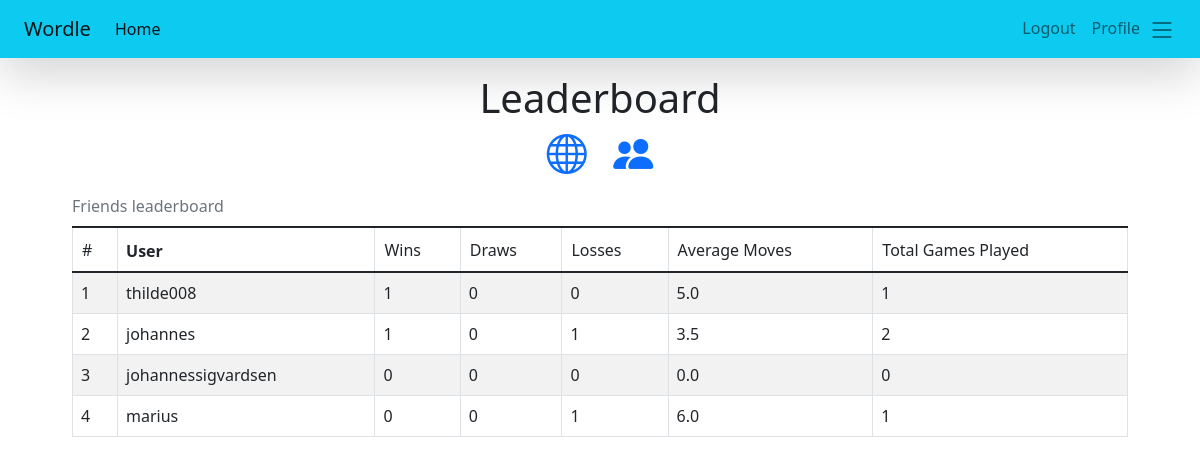
/accounts/leaderboard/friends (signed in), run on the app's committed database.
### accounts/models.py (models this page shows, shortened)
class Profile(models.Model):
    user = models.OneToOneField(settings.AUTH_USER_MODEL, on_delete=models.CASCADE, related_name='profile_user')
    wins = models.IntegerField(default=0, name="wins")
    draws = models.IntegerField(default=0, name="draws")
    losses = models.IntegerField(default=0, name="losses")
    total_guesses = models.IntegerField(default=0, name="total_guesses")
    total_games = models.IntegerField(default=0, name="total_games")
    av_moves = models.FloatField(default=0, name='av_moves')
    def __str__(self):
        return(self.user.username)

### accounts/views.py (the view)
# urls.py: path('leaderboard/<str:leaderboard_type>', views.leaderboard, name='leaderboard'),
@login_required
def leaderboard(request, leaderboard_type="global"):
    if leaderboard_type == "friends":
        user = request.user
        friends = FriendList.objects.get(user=user).friends.all()
        profiles = Profile.objects.filter(user__in = friends)
        user_profile = Profile.objects.filter(user=request.user)
        profiles = profiles.union(user_profile).order_by('-wins')
        counter = itertools.count(1)
        stats = [[user.wins, user.draws, user.losses, user, next(counter), user.av_moves, user.total_games] for user in profiles]
        type_ = "Friends"
    elif leaderboard_type == "global":
        counter = itertools.count(1)
        profiles = Profile.objects.all().order_by('-wins')
        stats = [[user.wins, user.draws, user.losses, user, next(counter), user.av_moves, user.total_games] for user in profiles]
        type_ = "Global"
    context = {
        'profiles': profiles,
        'stats': stats,
        'type': type_
        }
    return render(request, 'leaderboard.html', context)

### templates/leaderboard.html (shortened to what this page needs)
{% extends 'base.html' %}
{% block content %}
<div class="text-center">
    <h1>Leaderboard<h1>
            <a href="{% url 'leaderboard' leaderboard_type='global'%}"><i class="bi bi-globe mx-2"></i></a>
            <a href="{% url 'leaderboard' leaderboard_type='friends'%}"><i class="bi bi-people-fill mx-2"></i></a>
</div>
<div class="d-flex p-4 justify-content-center pt-0">
    <div class="col mx-5">
        <table class="table table-hover table-bordered table-striped caption-top" id="table">
            <caption>{{type}} leaderboard</caption>
            <thead>
                <th scope="col" onclick="sortTable(0)"><a class="btn p-0 m-0">#</a></th>
                <th scope="col" onclick="sortTable(1)"><a>User</a></th>
                <th scope="col" onclick="sortTable(2)"><a class="btn p-0 m-0">Wins</a></th>
                <th scope="col" onclick="sortTable(3)"><a class="btn p-0 m-0">Draws</a></th>
                <th scope="col" onclick="sortTable(4)"><a class="btn p-0 m-0">Losses</a></th>
                <th scope="col" onclick="sortTable(5)"><a class="btn p-0 m-0">Average Moves</a></th>
                <th scope="col" onclick="sortTable(6)"><a class="btn p-0 m-0">Total Games Played</a></th>
            </thead>
            <tbody>
                {% for win, draw, loss, user, counter, av_moves, total_games in stats %}
                <tr>
                    <td>{{counter}}</td>
                    <td>{{user}}</td>
                    <td>{{win}}</td>
                    <td>{{draw}}</td>
                    <td>{{loss}}</td>
                    <td>{{av_moves}}</td>
                    <td>{{total_games}}</td>
                </tr>
                {% endfor %}
            </tbody>
        </table>
    </div>
</div>
{% endblock %}

### data on the page
Profile: counter "1", user.username "thilde008", win "1", draw "0", loss "0", av_moves "5.0", total_games "1"
Profile: total_games "2", user.username "johannes", win "1", draws "0", loss "1", av_moves "3.5"
Profile: counter "3", user.username "johannessigvardsen", win "0", draw "0", loss "0", av_moves "0.0", total_games "0"
Profile: id "4", user.username "marius", win "0", draw "0", loss "1", av_moves "6.0", total_games "1"

### other printed values
{{ type }} "Friends"
